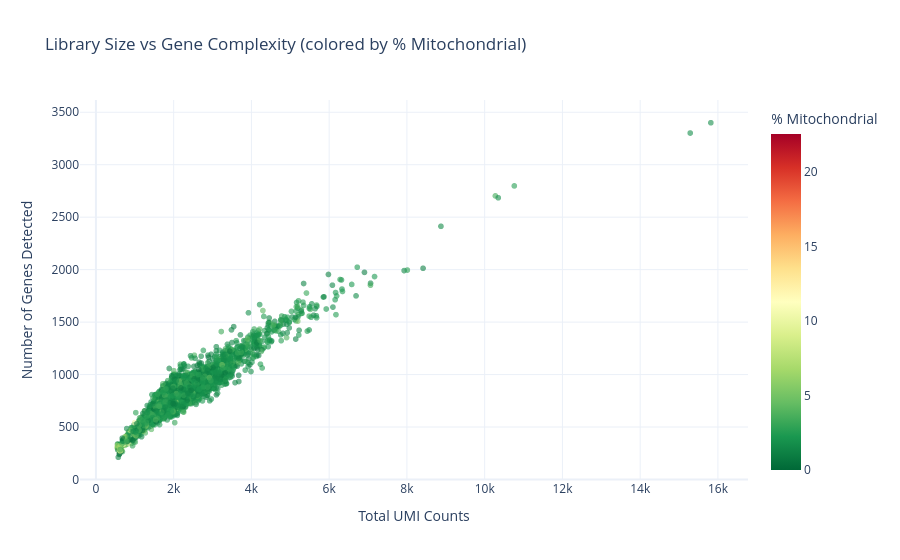

The code cell stored with this chart in its notebook:
### Markdown cell above
## Step 8: Interactive QC Scatter Plot
We visualize the relationship between library size and gene complexity, colored by mitochondrial fraction. This helps identify low-quality cells and potential doublets before filtering.

### Code cell
import plotly.express as px

qc_plot = px.scatter(
    adata.obs,
    x='total_counts',
    y='n_genes_by_counts',
    color='pct_counts_mt',
    color_continuous_scale='RdYlGn_r',
    title='Library Size vs Gene Complexity (colored by % Mitochondrial)',
    labels={
        'total_counts': 'Total UMI Counts',
        'n_genes_by_counts': 'Number of Genes Detected',
        'pct_counts_mt': '% Mitochondrial'
    },
    hover_name=adata.obs.index,
    opacity=0.6
)
qc_plot.update_layout(template='plotly_white')
qc_plot.show()

### Figure 1 — Plotly figure (JSON) as saved in the notebook; plotly's stock layout.template omitted (floating-point values rounded to 4 significant figures; data arrays with more than 128 entries replaced by an {"elided": "..."} marker saying what was removed)
{"data": [{"hovertemplate": "<b>%{hovertext}</b><br><br>Total UMI Counts=%{x}<br>Number of Genes Detected=%{y}<br>% Mitochondrial=%{marker.color}<extra></extra>", "hovertext": {"elided": "2700 str values"}, "legendgroup": "", "marker": {"color": {"elided": "2700 float values"}, "coloraxis": "coloraxis", "opacity": 0.6, "symbol": "circle"}, "mode": "markers", "name": "", "showlegend": false, "type": "scattergl", "x": {"elided": "2700 float values"}, "xaxis": "x", "y": {"elided": "2700 int values"}, "yaxis": "y"}], "layout": {"coloraxis": {"colorbar": {"title": {"text": "% Mitochondrial"}}, "colorscale": [[0, "rgb(0,104,55)"], [0.1, "rgb(26,152,80)"], [0.2, "rgb(102,189,99)"], [0.3, "rgb(166,217,106)"], [0.4, "rgb(217,239,139)"], [0.5, "rgb(255,255,191)"], [0.6, "rgb(254,224,139)"], [0.7, "rgb(253,174,97)"], [0.8, "rgb(244,109,67)"], [0.9, "rgb(215,48,39)"], [1, "rgb(165,0,38)"]]}, "legend": {"tracegroupgap": 0}, "title": {"text": "Library Size vs Gene Complexity (colored by % Mitochondrial)"}, "xaxis": {"anchor": "y", "domain": [0, 1], "title": {"text": "Total UMI Counts"}}, "yaxis": {"anchor": "x", "domain": [0, 1], "title": {"text": "Number of Genes Detected"}}}}
